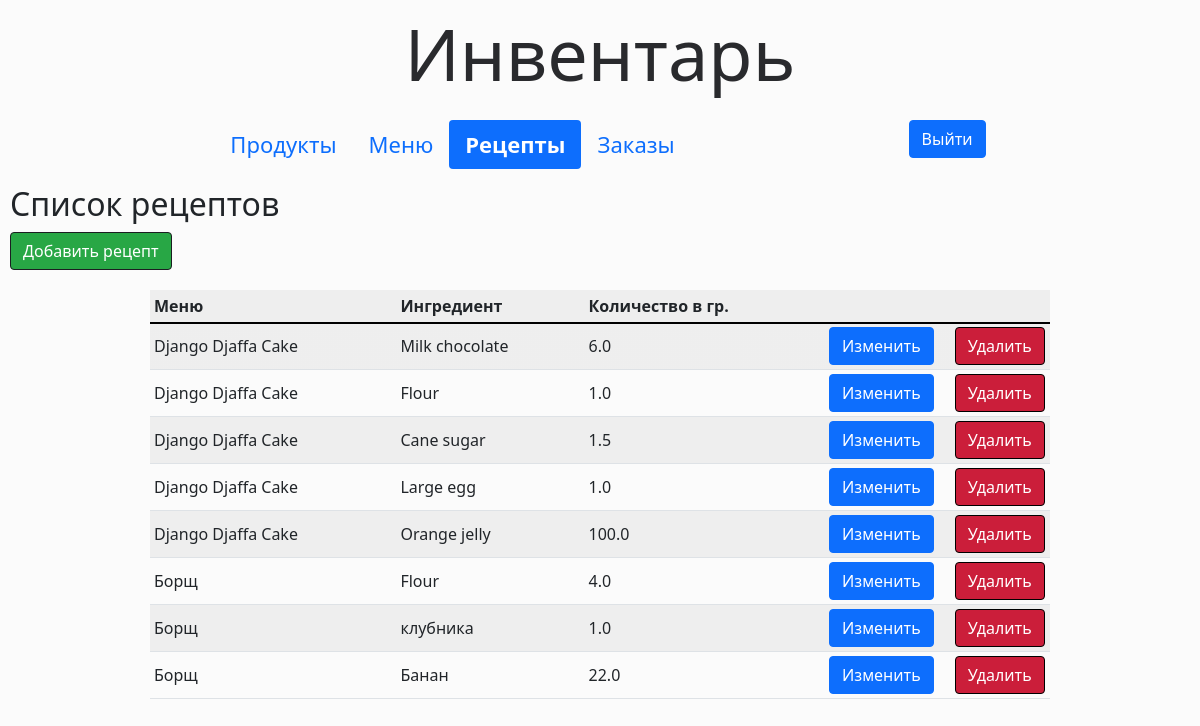
/reciperequirement/list (signed in), run on the app's committed database.
### inventory/models.py (models this page shows, shortened)
class RecipeRequirement(models.Model):
    ingredient = models.ForeignKey(Ingredient, on_delete=models.CASCADE)
    menu_item = models.ForeignKey(MenuItem, on_delete=models.CASCADE)
    quantity = models.FloatField(default=0)
    class Meta:
        ordering = ['menu_item']

class MenuItem(models.Model):
    title = models.CharField(max_length=30)
    price = models.FloatField(default=0)
    def __str__(self):
        return self.title
    class Meta:
        ordering = ['title']

class Ingredient(models.Model):
    KG = "кг"
    TBSP = "гр"
    OTHER = "другое"
    MEASURE_CHOICES = [
        (KG, "кг"),
        (TBSP, "гр"),
        (OTHER, "другое")
    ]
    name = models.CharField(max_length=30)
    quantity = models.FloatField(default=0)
    unit = models.CharField(max_length=25, choices=MEASURE_CHOICES, default=OTHER)
    unit_price = models.FloatField(default=0)
    def __str__(self):
        return self.name
    class Meta:
        ordering = ['name']

### inventory/views.py (the view)
# urls.py: path("reciperequirement/list",views.RecipeRequirementList.as_view(), name="reciperequirementlist"),
class RecipeRequirementList(LoginRequiredMixin, ListView):
    model = RecipeRequirement
    template_name = "inventory/reciperequirement_list.html"

### inventory/templates/inventory/reciperequirement_list.html (shortened to what this page needs)
{% extends './base.html' %}
{% block content %}
<h2>Список рецептов</h2>
<a href="{% url 'reciperequirementcreate' %}"><button class="btn-add margin-bottom-20">Добавить рецепт</button></a>
<div class="table-responsive">
<table id="ingredients" class="table table-striped table-sm table-form margin-auto">
  <tr class="table-header">
    <th>Меню</th>
    <th>Ингредиент</th>
    <th>Количество в гр.</th>
      <th class="width-25"> </th>
  </tr>
  {% for list in reciperequirement_list %}
  <tr>
      <td>{{ list.menu_item }}</td>
      <td>{{ list.ingredient }}</td>
      <td>{{ list.quantity }}</td>
      <td><a href="{% url 'reciperequirementupdate' list.id %}"><button class="btn btn-primary">Изменить</button></a><a href="{% url 'reciperequirementdelete' list.id %}"><button class="btn-delete">Удалить</button></a></td>
  </tr>
  {% endfor %}
</table>
</div>
{% endblock %}

### inventory/static/css/style.css (style rules this page uses)
body { background: rgb(241 241 241); }
.margin-bottom-20 { margin-bottom: 20px; }
.width-25 { width: 25%; }
.margin-auto { margin: auto !important; }
.table-header { border-bottom: 2px solid #000000; }
.table-form { vertical-align: middle !important; max-width: 900px; }
.btn-delete { display: inline-block; font-weight: 400; line-height: 1.5; color: #212529; text-align: center; text-decoration: none; vertical-align: middle; cursor: pointer; -webkit-user-select: none; -moz-user-select: none; -ms-user-select: none; user-select: none; background-color: transparent; border: 1px solid transparent; padding: 0.375rem 0.75rem; font-size: 1rem; border-radius: 0.25rem; transition: color 0.15s ease-in-out, background-color 0.15s ease-in-out, border-color 0.15s ease-in-out, box-shadow 0.15s ease-in-out; color: #fff; background-color: #cb1e3a; border-color: #000000; margin-left: 21px; }
.btn-add { display: inline-block; font-weight: 400; line-height: 1.5; color: #212529; text-align: center; text-decoration: none; vertical-align: middle; cursor: pointer; -webkit-user-select: none; -moz-user-select: none; -ms-user-select: none; user-select: none; background-color: transparent; border: 1px solid transparent; padding: 0.375rem 0.75rem; font-size: 1rem; border-radius: 0.25rem; transition: color 0.15s ease-in-out, background-color 0.15s ease-in-out, border-color 0.15s ease-in-out, box-shadow 0.15s ease-in-out; color: #fff; background-color: #28a745; border-color: #1b1e21; }

### data on the page
RecipeRequirement: menu_item "Django Djaffa Cake", ingredient "Milk chocolate", quantity "6.0"
RecipeRequirement: menu_item "Django Djaffa Cake", ingredient "Flour", quantity "1.0"
RecipeRequirement: menu_item "Django Djaffa Cake", ingredient "Сane sugar", quantity "1.5"
RecipeRequirement: menu_item "Django Djaffa Cake", ingredient "Large egg", quantity "1.0"
RecipeRequirement: menu_item "Django Djaffa Cake", ingredient "Orange jelly", quantity "100.0"
RecipeRequirement: menu_item "Борщ", ingredient "Flour", quantity "4.0"
RecipeRequirement: menu_item "Борщ", ingredient "клубника", quantity "1.0"
RecipeRequirement: menu_item "Борщ", ingredient "Банан", quantity "22.0"
